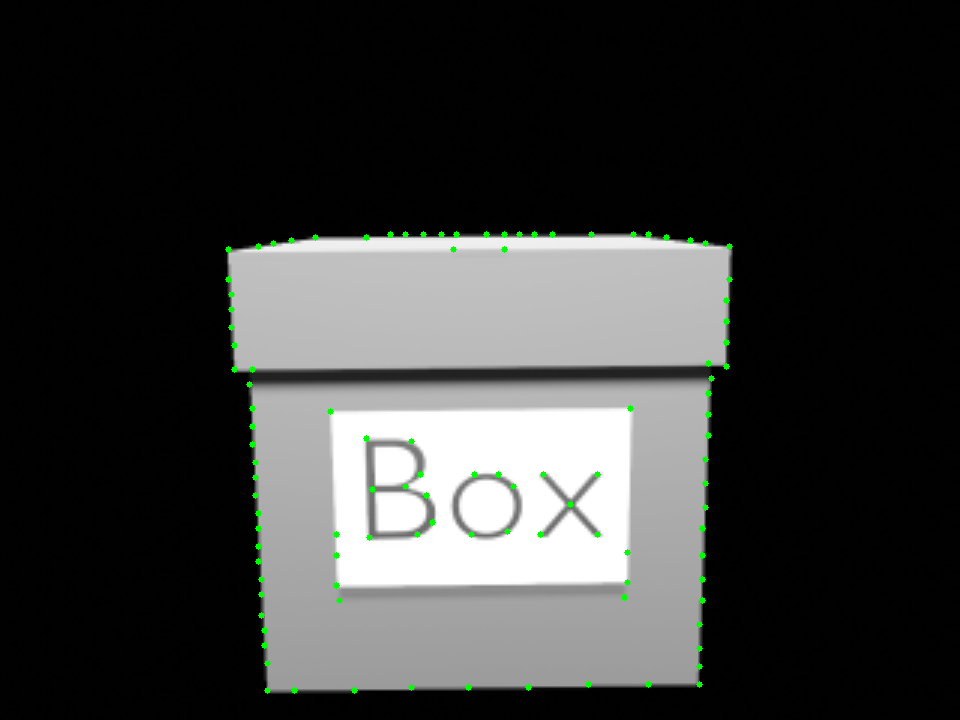
#> input picture exper_dir/magicpoint_synth_homoAdapt_coco/predictions/val/box_front.png, 960 x 720 px, found by its file name
$ python affine-transform.py
#> lines starting #> are read from the running program, lines starting #| are printed output that depends on the picture
#!/usr/bin/env python

import cv2
import numpy as np

if __name__ == '__main__':
    # Read source image.
    im_src = cv2.imread(
        '/data/projects/pixelplus/pytorch-superpoint/exper_dir/magicpoint_synth_homoAdapt_coco/predictions/val/box_front.png',
        cv2.IMREAD_UNCHANGED)
#> im_src is the input picture: shape (720, 960, 3); mean B, G, R 56.8, 57.9, 56.8
    rows, cols, ch = im_src.shape
#> rows = 720; cols = 960; ch = 3

    # Read destination image.
    im_dst = cv2.imread(
        '/data/projects/pixelplus/pytorch-superpoint/exper_dir/magicpoint_synth_homoAdapt_coco/predictions/val/box_top.png')
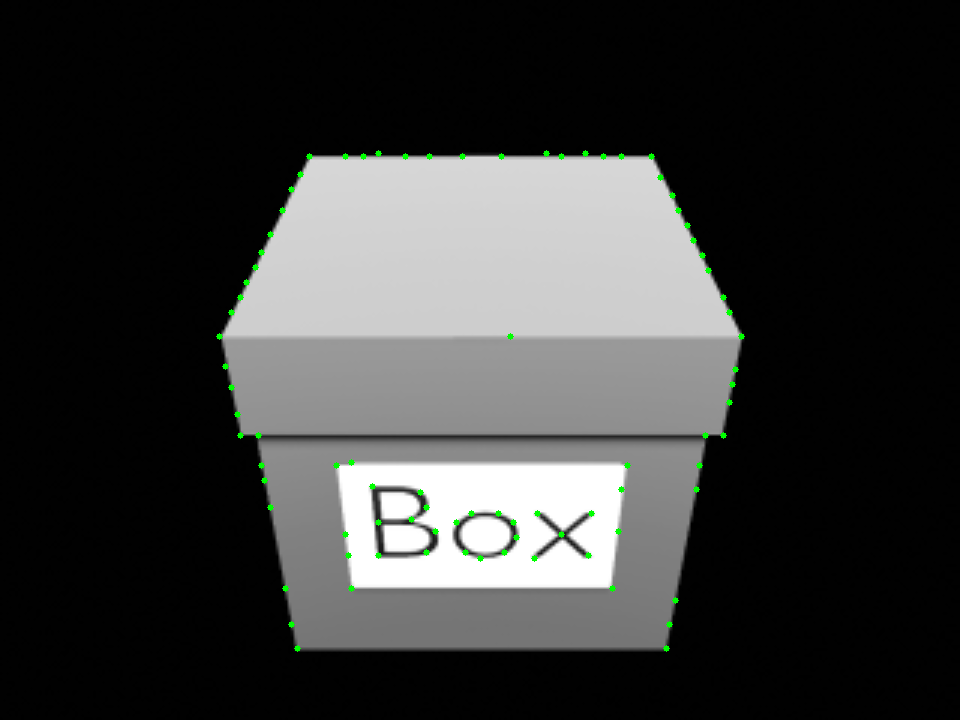
#> input picture exper_dir/magicpoint_synth_homoAdapt_coco/predictions/val/box_top.png, 960 x 720 px, found by its file name
#> im_dst is the input picture: shape (720, 960, 3); mean B, G, R 55.4, 56.3, 55.4

    pts_src = np.float32([[330, 412], [629, 409], [628, 582]])
    pts_dst = np.float32([[333, 464], [627, 467], [611, 589]])
    print(pts_src.shape)

    M = cv2.getAffineTransform(pts_src, pts_dst)
    im_out = cv2.warpAffine(im_src, M, (cols, rows), flags=cv2.INTER_LINEAR,
                            borderMode=cv2.BORDER_REFLECT_101)
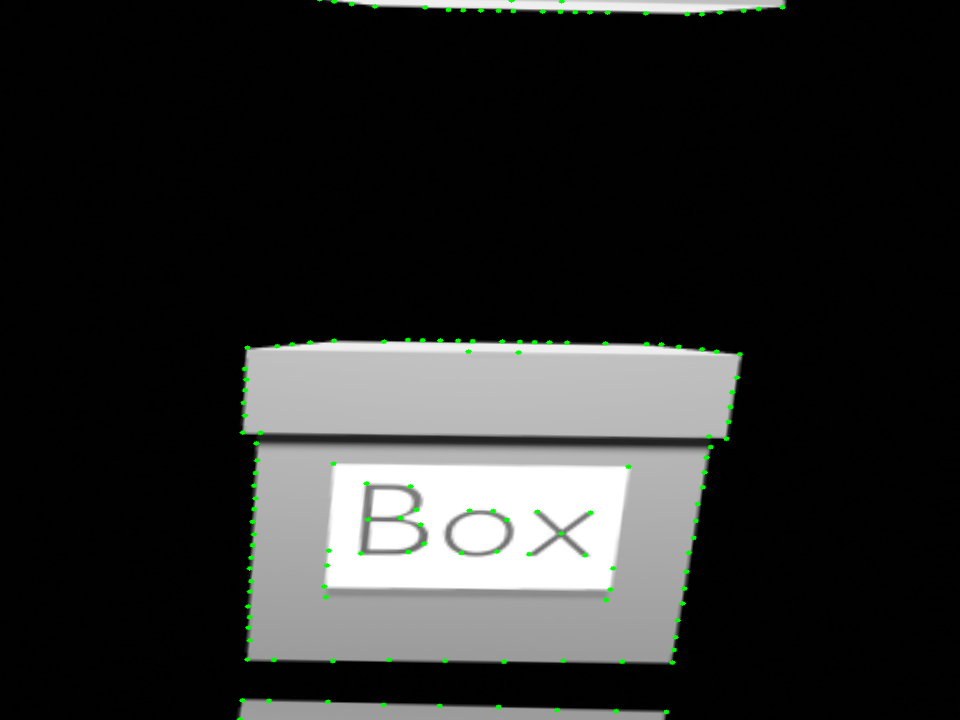
#> im_out: shape (720, 960, 3); mean B, G, R 42.4, 43.4, 42.4
    print(im_dst.shape[1], im_dst.shape[0])
#| 960 720

    # Display images
    cv2.imshow("Source Image", im_src)
    cv2.imshow("Destination Image", im_dst)
    cv2.imshow("Warped Source Image", im_out)
    # cv2.imwrite(f'./{limit}_box.png', im_out)

    cv2.waitKey(0)
